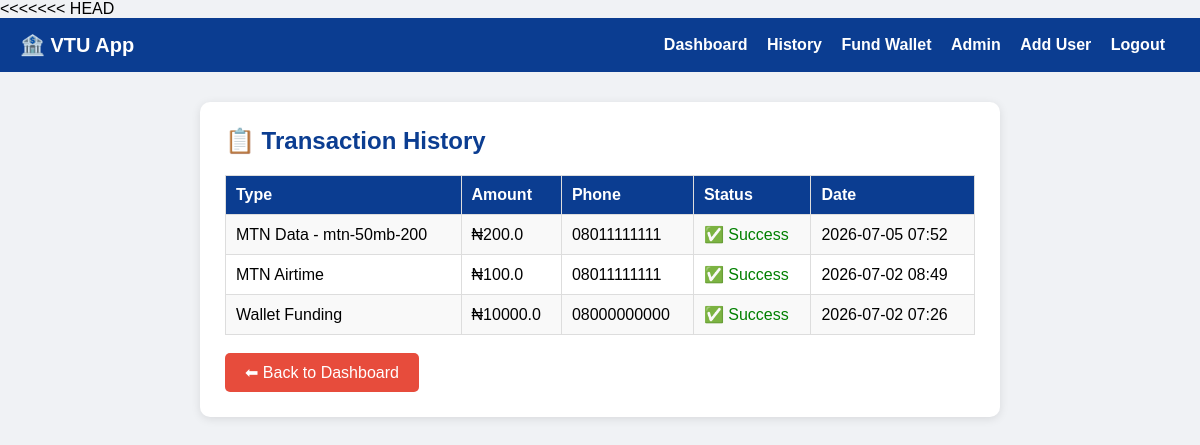
Page /transactions (signed in) on the committed database.
### app.py (models this page shows)
class Transaction(db.Model):
    id = db.Column(db.Integer, primary_key=True)
    user_id = db.Column(db.Integer, db.ForeignKey('user.id'))
    type = db.Column(db.String(50))
    amount = db.Column(db.Float)
    phone = db.Column(db.String(20))
    status = db.Column(db.String(20), default='Success')
    date = db.Column(db.DateTime, default=datetime.utcnow)

### app.py (the view)
@app.route('/transactions')
@login_required
def transactions():
    user = db.session.get(User, session['user_id'])
    all_transactions = Transaction.query.filter_by(
        user_id=session['user_id']
    ).order_by(Transaction.date.desc()).all()
    return render_template('transactions.html',
                         user=user,
                         transactions=all_transactions)

### app.py (called while the page is built)
def login_required(f):
    @wraps(f)
    def decorated_function(*args, **kwargs):
        if 'user_id' not in session:
            return redirect(url_for('login'))
        return f(*args, **kwargs)
    return decorated_function

### templates/transactions.html (shortened to what this page needs)
{% extends "base.html" %}
{% block content %}
<div class="card">
    <h2>📋 Transaction History</h2>
    {% if transactions %}
    <table>
        <tr>
            <th>Type</th>
            <th>Amount</th>
            <th>Phone</th>
            <th>Status</th>
            <th>Date</th>
        </tr>
        {% for t in transactions %}
        <tr>
            <td>{{ t.type }}</td>
            <td>₦{{ t.amount }}</td>
            <td>{{ t.phone }}</td>
            <td>
                {% if t.status == 'Success' %}
                    <span style="color:green;">
                        ✅ {{ t.status }}
                    </span>
                {% else %}
                    <span style="color:red;">
                        ❌ {{ t.status }}
                    </span>
                {% endif %}
            </td>
            <td>{{ t.date.strftime('%Y-%m-%d %H:%M') }}</td>
        </tr>
        {% endfor %}
    </table>
    {% else %}
        <p>No transactions yet!</p>
    {% endif %}
    <br>
    <a href="/dashboard" class="btn btn-red">
        ⬅ Back to Dashboard
    </a>
</div>
{% endblock %}

### templates/base.html (style rules this page uses)
* { margin: 0; padding: 0; box-sizing: border-box; }
body { font-family: Arial, sans-serif; background: #f0f2f5; }
.card { background: white; padding: 25px; border-radius: 10px; box-shadow: 0 2px 10px rgba(0,0,0,0.1); margin-bottom: 20px; }
h2 { color: #0b3d91; margin-bottom: 20px; }
.btn { padding: 10px 20px; background: #0b3d91; color: white; border: none; border-radius: 5px; cursor: pointer; text-decoration: none; display: inline-block; }
.btn-red { background: #e74c3c; }
table { width: 100%; border-collapse: collapse; }
th, td { padding: 10px; border: 1px solid #ddd; text-align: left; }
th { background: #0b3d91; color: white; }
tr:nth-child(even) { background: #f9f9f9; }

### rows in the picture
Transaction: type "MTN Data - mtn-50mb-200", amount "200.0", phone "08011111111", status "Success", date "2026-07-05 07:52"
Transaction: type "MTN Airtime", amount "100.0", phone "08011111111", status "Success", date "2026-07-02 08:49"
Transaction: type "Wallet Funding", amount "10000.0", phone "08000000000", status "Success", date "2026-07-02 07:26"
